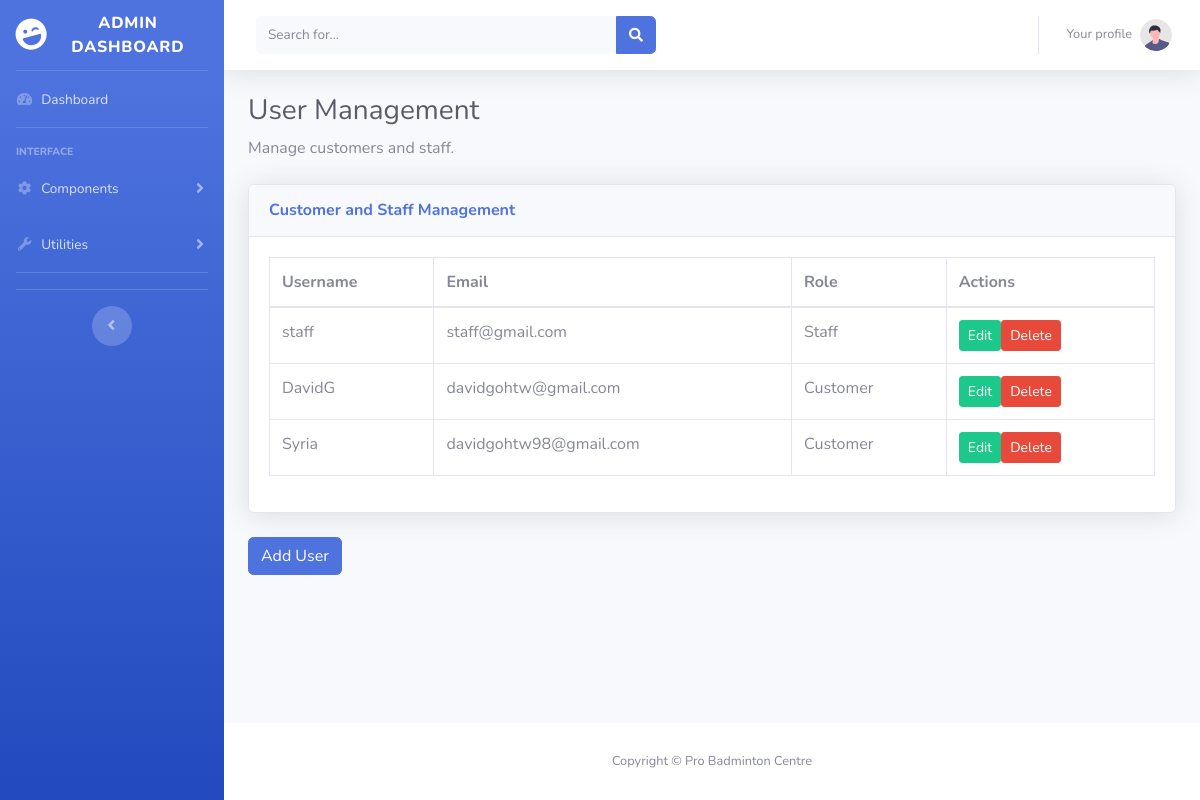
/AdminDashboard/usermanage.php, run on the app's committed database.
### tables this page shows
CREATE TABLE `user` (
  `id` int(10) NOT NULL,
  `username` varchar(100) NOT NULL,
  `email` varchar(100) NOT NULL,
  `password` varchar(300) NOT NULL,
  `phonenumber` varchar(30) NOT NULL,
  `reset_token_hash` varchar(64) DEFAULT NULL,
  `reset_token_expires_at` datetime DEFAULT NULL,
  `userType` varchar(15) NOT NULL,
  `verification_code` varchar(100) NOT NULL,
  `verified_email` varchar(10) DEFAULT NULL
);

### AdminDashboard/usermanage.php (the view, shortened to what this page needs)
<!DOCTYPE html>
<html lang="en">
<head>
    <link href="vendor/fontawesome-free/css/all.min.css" rel="stylesheet" type="text/css">
    <link href="css/sb-admin-2.min.css" rel="stylesheet">
</head>
<body id="page-top">
    <div id="wrapper">
        <ul class="navbar-nav bg-gradient-primary sidebar sidebar-dark accordion" id="accordionSidebar">
            <a class="sidebar-brand d-flex align-items-center justify-content-center" href="index.php">
                <div class="sidebar-brand-icon rotate-n-15">
                    <i class="fas fa-laugh-wink"></i>
                </div>
                <div class="sidebar-brand-text mx-3">ADMIN DASHBOARD <sup></sup></div>
            </a>
            <hr class="sidebar-divider my-0">
            <li class="nav-item">
                <a class="nav-link" href="index.php">
                    <i class="fas fa-fw fa-tachometer-alt"></i>
                    <span>Dashboard</span></a>
            </li>
            <hr class="sidebar-divider">
            <div class="sidebar-heading">
                Interface
            </div>
            <li class="nav-item">
                <a class="nav-link collapsed" href="#" data-toggle="collapse" data-target="#collapseTwo"
                    aria-expanded="true" aria-controls="collapseTwo">
                    <i class="fas fa-fw fa-cog"></i>
                    <span>Components</span>
                </a>
            </li>
            <li class="nav-item">
                <a class="nav-link collapsed" href="#" data-toggle="collapse" data-target="#collapseUtilities"
                    aria-expanded="true" aria-controls="collapseUtilities">
                    <i class="fas fa-fw fa-wrench"></i>
                    <span>Utilities</span>
                </a>
            </li>
            <hr class="sidebar-divider">
            <hr class="sidebar-divider d-none d-md-block">
            <div class="text-center d-none d-md-inline">
                <button class="rounded-circle border-0" id="sidebarToggle"></button>
            </div>
        </ul>
        <div id="content-wrapper" class="d-flex flex-column">
            <div id="content">
                <nav class="navbar navbar-expand navbar-light bg-white topbar mb-4 static-top shadow">
                    <form
                        class="d-none d-sm-inline-block form-inline mr-auto ml-md-3 my-2 my-md-0 mw-100 navbar-search">
                        <div class="input-group">
                            <input type="text" class="form-control bg-light border-0 small" placeholder="Search for..."
                                aria-label="Search" aria-describedby="basic-addon2">
                            <div class="input-group-append">
                                <button class="btn btn-primary" type="button">
                                    <i class="fas fa-search fa-sm"></i>
                                </button>
                            </div>
                        </div>
                    </form>
                    <ul class="navbar-nav ml-auto">
                        <li class="nav-item dropdown no-arrow">
                            <a class="nav-link dropdown-toggle" href="#" id="userDropdown" role="button"
                                data-toggle="dropdown" aria-haspopup="true" aria-expanded="false">
                                <span class="mr-2 d-none d-lg-inline text-gray-600 small">Your profile</span>
                                <img class="img-profile rounded-circle"
                                    src="img/undraw_profile.svg">
                            </a>
</li>
                    </ul>
                </nav>
<div class="container-fluid">
    <h1 class="h3 mb-2 text-gray-800">User Management</h1>
    <p class="mb-4">Manage customers and staff.</p>
<div class="card shadow mb-4">
    <div class="card-header py-3">
        <h6 class="m-0 font-weight-bold text-primary">Customer and Staff Management</h6>
    </div>
    <div class="card-body">
        <div class="table-responsive">
            <table class="table table-bordered" id="userManagementTable" width="100%" cellspacing="0">
                <thead>
                    <tr>
                        <th>Username</th>
                        <th>Email</th>
                        <th>Role</th>
                        <th>Actions</th>
                    </tr>
                </thead>
                <tbody>
                <?php
                    include('dbconnect.php');
                    $stmt = $pdo->prepare("SELECT username, email, userType FROM user WHERE userType != 'admin'");
                    $stmt->execute();
                    while ($row = $stmt->fetch(PDO::FETCH_ASSOC)) {
                    echo '<tr>';
                    echo '<td>' . $row['username'] . '</td>';
                    echo '<td>' . $row['email'] . '</td>';
                    echo '<td>' . ucfirst($row['userType']) . '</td>';
                    echo '<td>';
                    echo '<a href="edit_user.php?username=' . $row['username'] . '" class="btn btn-success btn-sm">Edit</a>';
                    echo '<a href="#" class="btn btn-danger btn-sm" onclick="confirmDelete(\'' . $row['username'] . '\')">Delete</a>';
                    echo '</td>';
                    echo '</tr>';
                    }
                    ?>
                </tbody>
            </table>
        </div>
    </div>
</div>
<div class="text-left">
    <a href="add_user.php" class="btn btn-primary">Add User</a>
</div>
</div>
        </div>
<footer class="sticky-footer bg-white">
                <div class="container my-auto">
                    <div class="copyright text-center my-auto">
                        <span>Copyright &copy; Pro Badminton Centre</span>
                    </div>
                </div>
            </footer>
    </div>
</body>
</html>

### data on the page
user: username "staff", email "staff@gmail.com", userType "Staff"
user: username "DavidG", email "davidgohtw@gmail.com", userType "Customer"
user: username "Syria", email "davidgohtw98@gmail.com", userType "Customer"
